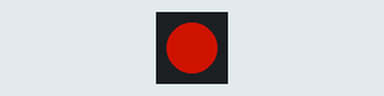
This sketch was run on a simulated Arduino Uno, built with avr-gcc and run on an emulated ATmega328P. On the bench: 1 RGB LEDs in strip order, left to right. Dim RGB values are drawn brighter than linear.

Above: at 0.15 s.
Timing chart, 0 to 40.0 s (numbered marks = the images above):
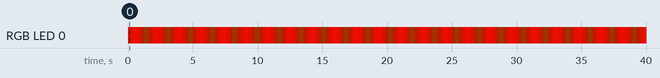

The sketch:

EyeLed.ino
```cpp
#include <Adafruit_NeoPixel.h>

#define EYE_LED_PIN   4
#define DELAYVAL      1
#define NUMPIXELS     1

Adafruit_NeoPixel pixels(NUMPIXELS, EYE_LED_PIN, NEO_GRB + NEO_KHZ800);

void setup()
{
  pixels.begin();
  pixels.clear(); // Set all pixel colors to 'off'

}

float eye_max = 200;
float eye_min = 30;
float eye_step = 0.005;


double mapf(double x, double in_min, double in_max, double out_min, double out_max)
{
    return (x - in_min) * (out_max - out_min) / (in_max - in_min) + out_min;
}


void update_eyes()
{
  static float t = 0;

  t += eye_step;

  float val = sin(t);

  uint8_t eye_r = mapf(val, -1, 1, eye_min, eye_max);

  pixels.setPixelColor(0, pixels.Color(eye_r, 10, 0));

  pixels.show();   // Send the updated pixel colors to the hardware.


}

void loop()
{
  update_eyes();

    delay(DELAYVAL); // Pause before next pass through loop
}
```
